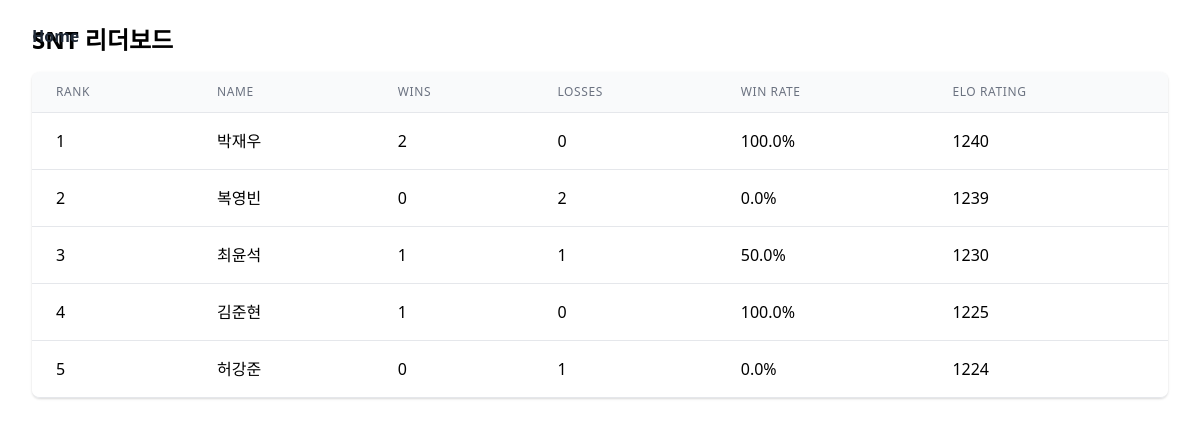
The app's page /leaderboard with its own data.
### app.py (models this page shows, shortened)
class Player(db.Model):
    id = db.Column(db.Integer, primary_key=True)
    name = db.Column(db.String(80), nullable=False)
    wins = db.Column(db.Integer, default=0)
    losses = db.Column(db.Integer, default=0)
    win_rate = db.Column(db.Float, default=0.0)
    elo = db.Column(db.Integer, default=1200)
    rank = db.Column(db.Integer)

### app.py (the view)
@app.route('/leaderboard')
def leaderboard():
    players = Player.query.order_by(Player.elo.desc()).all()
    for i, player in enumerate(players):
        player.rank = i + 1
    db.session.commit()
    return render_template('leaderboard.html', players=players)

### templates/leaderboard.html (shortened to what this page needs)
<!DOCTYPE html>
<html>
  <head>
    <link
      href="https://cdn.jsdelivr.net/npm/tailwindcss@2.2.16/dist/tailwind.min.css"
      rel="stylesheet" />
  </head>
  {% block content %}
  <div class="fixed top-0 left-0 m-4">
    <a
      href="{{ url_for('home') }}"
      class="inline-block bg-white-400 hover:bg-gray-100 text-gray-800 font-bold py-2 px-4 rounded">
      Home
    </a>
  </div>
  <div class="max-w-7xl mx-auto py-6 sm:px-6 lg:px-8">
    <h2 class="text-2xl font-bold mb-4">SNT 리더보드</h2>
    <div class="flex flex-col">
      <div class="-my-2 overflow-x-auto sm:-mx-6 lg:-mx-8">
        <div class="py-2 align-middle inline-block min-w-full sm:px-6 lg:px-8">
          <div
            class="shadow overflow-hidden border-b border-gray-200 sm:rounded-lg">
            <table class="min-w-full divide-y divide-gray-200">
              <thead class="bg-gray-50">
                <tr>
                  <th
                    scope="col"
                    class="px-6 py-3 text-left text-xs font-medium text-gray-500 uppercase tracking-wider">
                    Rank
                  </th>
                  <th
                    scope="col"
                    class="px-6 py-3 text-left text-xs font-medium text-gray-500 uppercase tracking-wider">
                    Name
                  </th>
                  <th
                    scope="col"
                    class="px-6 py-3 text-left text-xs font-medium text-gray-500 uppercase tracking-wider">
                    Wins
                  </th>
                  <th
                    scope="col"
                    class="px-6 py-3 text-left text-xs font-medium text-gray-500 uppercase tracking-wider">
                    Losses
                  </th>
                  <th
                    scope="col"
                    class="px-6 py-3 text-left text-xs font-medium text-gray-500 uppercase tracking-wider">
                    Win Rate
                  </th>
                  <th
                    scope="col"
                    class="px-6 py-3 text-left text-xs font-medium text-gray-500 uppercase tracking-wider">
                    ELO Rating
                  </th>
                </tr>
              </thead>
              <tbody class="bg-white divide-y divide-gray-200">
                {% for player in players %}
                <tr>
                  <td class="px-6 py-4 whitespace-nowrap">{{ player.rank }}</td>
                  <td class="px-6 py-4 whitespace-nowrap">{{ player.name }}</td>
                  <td class="px-6 py-4 whitespace-nowrap">{{ player.wins }}</td>
                  <td class="px-6 py-4 whitespace-nowrap">
                    {{ player.losses }}
                  </td>
                  <td class="px-6 py-4 whitespace-nowrap">
                    {{ 100*player.win_rate | round(1) }}%
                  </td>
                  <td class="px-6 py-4 whitespace-nowrap">
                    {{ player.elo | int }}
                  </td>
                </tr>
                {% endfor %}
              </tbody>
            </table>
          </div>
        </div>
      </div>
    </div>
  </div>
  {% endblock %}
</html>

### records on screen
Player: rank "1", name "박재우", wins "2", losses "0", 100*player.win_rate|round(1) "100.0", elo "1240"
Player: rank "2", name "복영빈", wins "0", losses "2", 100*player.win_rate|round(1) "0.0", elo "1239"
Player: rank "3", name "최윤석", wins "1", losses "1", 100*player.win_rate|round(1) "50.0", elo "1230"
Player: rank "4", name "김준현", wins "1", losses "0", 100*player.win_rate|round(1) "100.0", elo "1225"
Player: rank "5", name "허강준", wins "0", losses "1", 100*player.win_rate|round(1) "0.0", elo "1224"
